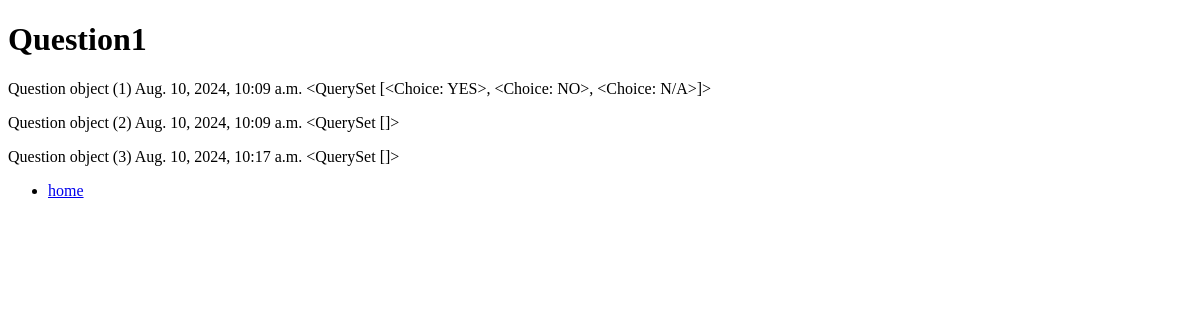
Before: /list_questions/ with the older database file.
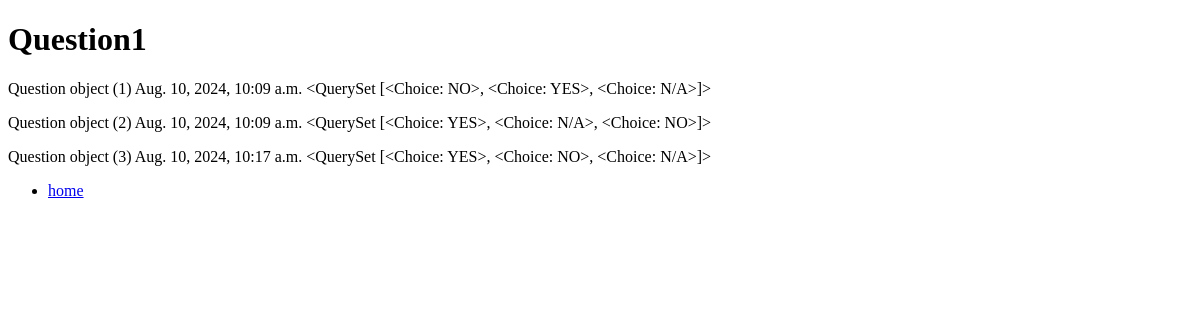
After: the same page with the newer database file.
### polls/models.py (models this page shows)
class Question(models.Model):
    question_text = models.CharField(max_length=200)
    pub_date = models.DateTimeField(auto_now_add=True)

class Choice(models.Model):
    question = models.ForeignKey(Question, on_delete=models.CASCADE)
    choice_text = models.CharField(max_length=200)
    def __str__(self):
        return self.choice_text

### polls/views.py (the view)
# urls.py: path('list_questions/', list_questions,  name='questions')
def list_questions(request):
    questions = Question.objects.all()
    return render(request, 'list_questions.html', {'questions': questions})

### templates/list_questions.html (shortened to what this page needs)
<!DOCTYPE html>
<html lang="en">
<head>
</head>
<body>
<h1>Question1</h1>
{%  for question in questions %}
<p>
    {{ question }}
    {{ question.pub_date }}
    {{ question.choice_set.all }}
</p>
{% endfor %}
<ul>
    <li>
        <a href={% url 'index' %}>
            home
    </li>
</ul>
</body>
</html>

Changed rows visible on the page:
computed for Question "Question object (1)": choice_set.all "<QuerySet [<Choice: YES>, <Choice: NO>, <Choice: N/A>]>" → "<QuerySet [<Choice: NO>, <Choice: YES>, <Choice: N/A>]>"
changed through a linked row, Question "Question object (2)": choice_set.all "<QuerySet []>" → "<QuerySet [<Choice: YES>, <Choice: N/A>, <Choice: NO>]>"
computed for Question "Question object (3)": choice_set.all "<QuerySet []>" → "<QuerySet [<Choice: YES>, <Choice: NO>, <Choice: N/A>]>"
